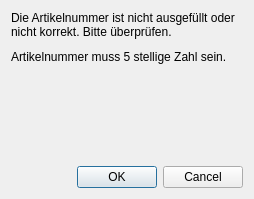
<?xml version="1.0" encoding="UTF-8"?>
<ui version="4.0">
 <class>Dialog</class>
 <widget class="QDialog" name="Dialog">
  <property name="geometry">
   <rect>
    <x>0</x>
    <y>0</y>
    <width>254</width>
    <height>199</height>
   </rect>
  </property>
  <property name="windowTitle">
   <string>Artikelnummer ungültig</string>
  </property>
  <layout class="QVBoxLayout" name="verticalLayout">
   <item>
    <widget class="QLabel" name="label">
     <property name="text">
      <string>Die Artikelnummer ist nicht ausgefüllt oder nicht korrekt. Bitte überprüfen.</string>
     </property>
     <property name="wordWrap">
      <bool>true</bool>
     </property>
    </widget>
   </item>
   <item>
    <spacer name="verticalSpacer_2">
     <property name="orientation">
      <enum>Qt::Orientation::Vertical</enum>
     </property>
     <property name="sizeType">
      <enum>QSizePolicy::Policy::Fixed</enum>
     </property>
     <property name="sizeHint" stdset="0">
      <size>
       <width>20</width>
       <height>5</height>
      </size>
     </property>
    </spacer>
   </item>
   <item>
    <widget class="QLabel" name="label_2">
     <property name="text">
      <string>Artikelnummer muss 5 stellige Zahl sein.</string>
     </property>
    </widget>
   </item>
   <item>
    <spacer name="verticalSpacer">
     <property name="orientation">
      <enum>Qt::Orientation::Vertical</enum>
     </property>
     <property name="sizeHint" stdset="0">
      <size>
       <width>20</width>
       <height>40</height>
      </size>
     </property>
    </spacer>
   </item>
   <item>
    <widget class="QDialogButtonBox" name="buttonBox">
     <property name="orientation">
      <enum>Qt::Orientation::Horizontal</enum>
     </property>
     <property name="standardButtons">
      <set>QDialogButtonBox::StandardButton::Cancel|QDialogButtonBox::StandardButton::Ok</set>
     </property>
    </widget>
   </item>
  </layout>
 </widget>
 <resources/>
 <connections>
  <connection>
   <sender>buttonBox</sender>
   <signal>accepted()</signal>
   <receiver>Dialog</receiver>
   <slot>accept()</slot>
   <hints>
    <hint type="sourcelabel">
     <x>248</x>
     <y>254</y>
    </hint>
    <hint type="destinationlabel">
     <x>157</x>
     <y>274</y>
    </hint>
   </hints>
  </connection>
  <connection>
   <sender>buttonBox</sender>
   <signal>rejected()</signal>
   <receiver>Dialog</receiver>
   <slot>reject()</slot>
   <hints>
    <hint type="sourcelabel">
     <x>316</x>
     <y>260</y>
    </hint>
    <hint type="destinationlabel">
     <x>286</x>
     <y>274</y>
    </hint>
   </hints>
  </connection>
 </connections>
</ui>
